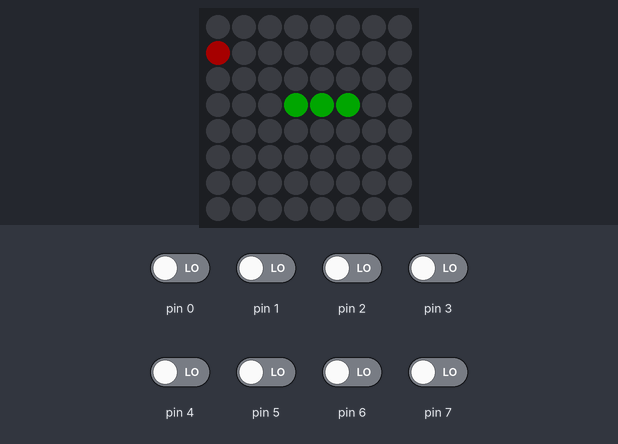
This sketch was run on a simulated Arduino Uno, built with avr-gcc and run on an emulated ATmega328P. Shown: 8×8 RGB LED matrix (first LED top left, wired row by row). The test bench sets the inputs (shaded band); at power-on: pin 0–7 LOW. Dim RGB values are drawn brighter than linear; random numbers use the default seed unless the sketch sets one.

Above: at 0.15 s.
At 1.4 s:
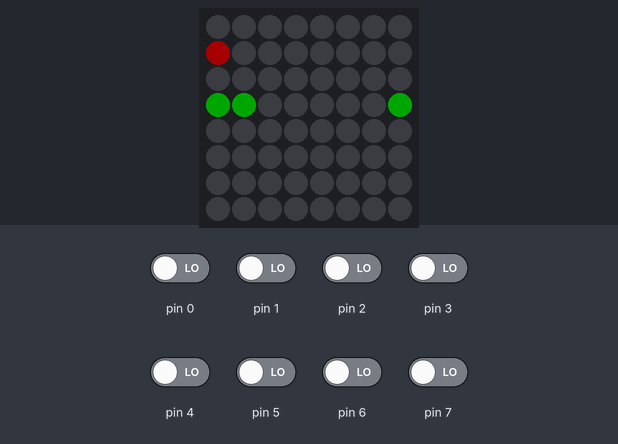
1.5 s: pin 3 driven HIGH
At 1.67 s:
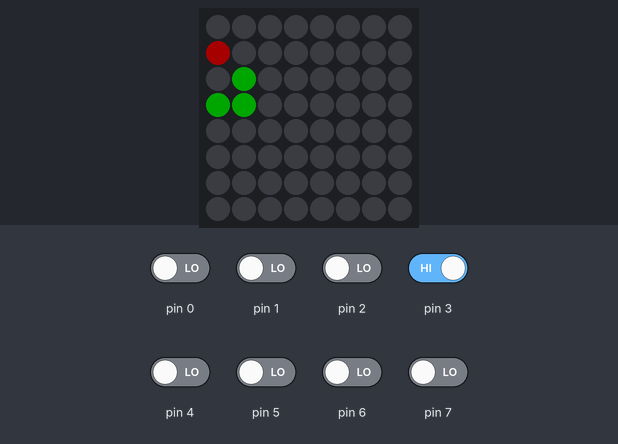
Timing chart, 0 to 4.5 s (numbered marks = the images above; inputs shaded):
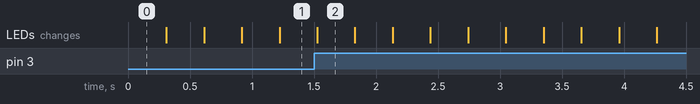

The sketch:

snake.ino
```cpp
#include <Adafruit_GFX.h>
#include <Adafruit_NeoMatrix.h>
#include <Adafruit_NeoPixel.h>
#include <CircularBuffer.h>


// LEDmatrix
Adafruit_NeoMatrix matrix = Adafruit_NeoMatrix(
    8, 8, 10, NEO_MATRIX_TOP + NEO_MATRIX_LEFT +
    NEO_MATRIX_ROWS + NEO_MATRIX_PROGRESSIVE,
    NEO_GRB + NEO_KHZ800
);

// game stuff
int GAME_SPEED;
const int GAME_WIDTH = matrix.width();
const int GAME_HEIGHT = matrix.height();

// snake and food
CircularBuffer<int,64> snakeBody;
int newBody;
int food;

byte Inputpins;
// left = digiin2 = 0b00000001
// up = digiin3 = 0b00000010
// right = digiin4 = 0b00000100
// down = digiin6 = 0b00110000

int isMoving;
// left = 0
// up = 1
// right = 2
// down = 3

// is also called when death occurs
void setup() {
    snakeBody.clear();
    for (int i=0; i<3; i++) { snakeBody.push(i+26); } // init snakeBody
    food = 8; // init food position
    isMoving = 2; // init snake direction
    GAME_SPEED = 300; //init gamespeed.
    matrix.begin();
    matrix.setBrightness(40);
}


void loop() {
    button2direction();
    updateSnake();
    updateFood();
    draw();
    delay(GAME_SPEED);
}


void draw() {
    matrix.clear();
    for (int i = 0; i < sizeof(snakeBody); i++) { matrix.setPixelColor(snakeBody[i], 0, 255, 0); }
    matrix.setPixelColor(food, 255, 0, 0);
    matrix.show();
}


void updateFood() {
    if (onSnake(food)) { // create new food which is not on the snakebody.
        while (onSnake(food)) {
            food = random(0, (GAME_WIDTH*GAME_HEIGHT)-1);
        }
    }
}


void updateSnake() {
    // create newBody
    switch(isMoving) {
        case 0: // move left
            if ((snakeBody.last()-1)%GAME_WIDTH == (GAME_WIDTH-1) || (snakeBody.last()-1) < 0) {
                newBody = GAME_WIDTH-1;
            } else {
                newBody = -1;
            }
            break;

        case 1: // move up
            if ((snakeBody.last()-GAME_WIDTH) >= 0) {
                newBody = -GAME_WIDTH;
            } else {
                newBody = (GAME_WIDTH*GAME_HEIGHT)-GAME_WIDTH;
            }
            break;

        case 2: // move right
            if ((snakeBody.last()+1)%GAME_WIDTH == 0) {
                newBody = -(GAME_WIDTH-1);
            } else {
                newBody = 1;
            }
            break;

        case 3: // move down
            if ((snakeBody.last()+GAME_WIDTH) < (GAME_WIDTH*GAME_HEIGHT)) {
                newBody = GAME_WIDTH;
            } else {
                newBody = -((GAME_WIDTH*GAME_HEIGHT)-GAME_WIDTH);
            }
            break;
    }

    // check for death
    if (onSnake(newBody + snakeBody.last())) {
        setup();
    } else { // increment snake head and remove tail.
        snakeBody.push(snakeBody.last() + newBody);
        if (snakeBody.last() != food) {
            snakeBody.shift();
        } else {
            GAME_SPEED = GAME_SPEED-30;
        }
    }

}


bool onSnake(int elem) {
    for (int x=0; x < sizeof(snakeBody); x++) {
        if (snakeBody[x] == elem) {return true;}
    }
    return false;
}


void button2direction() {
    Inputpins = PIND >>2; // read digital pins 2-7
    switch(Inputpins){
        case 0b00000001: // move left
            if (isMoving == 2) {break;}
            isMoving = 0;
            break;

        case 0b00000010: // move up
            if (isMoving == 3) {break;}
            isMoving = 1;
            break;

        case 0b00000100: // move right
            if (isMoving == 0) {break;}
            isMoving = 2;
            break;

        case 0b00110000: // move down
            if (isMoving == 1) {break;}
            isMoving = 3;
            break;
    }
}
```
